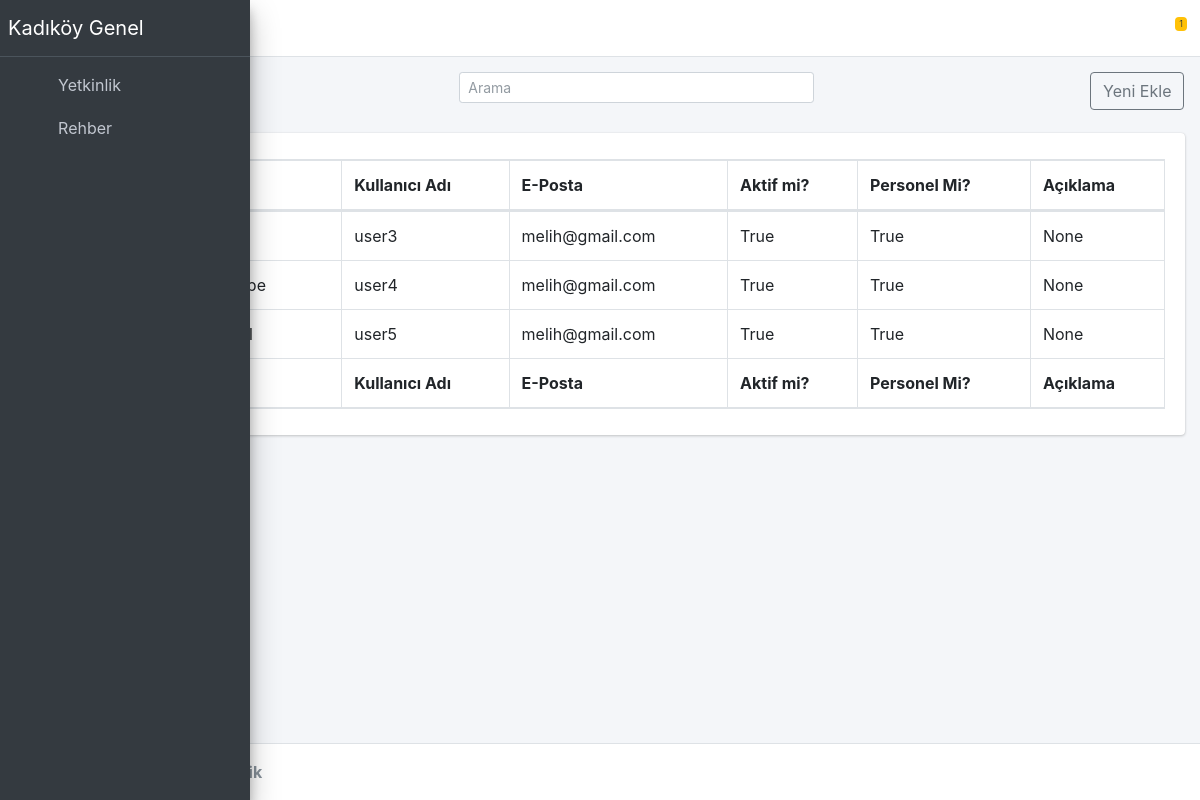
Page /authentication/list/AuthenticationUser (signed in) on the committed database.
### authentication/models.py (models this page shows, shortened)
class AuthenticationUserModel(models.Model):
    company_id = models.ForeignKey(verbose_name='Firma', null=True, blank=True,on_delete=(models.SET_NULL), to=CompanyModel,default="",related_name="user_info")
    branch_id = models.ForeignKey(verbose_name='Şube', null=True, blank=True,on_delete=(models.SET_NULL), to=BranchModel,default="",related_name="user_info")
    user_id = models.OneToOneField(verbose_name='Kullanıcı', unique=True, default='', blank=True, on_delete=(models.CASCADE), to=User,related_name="user_info")
    profile_pic = models.CharField(verbose_name='Profil Fotoğrafı', null=True, blank=True, max_length=200)
    desc = models.CharField(verbose_name='Açıklama', null=True, blank=True, max_length=500)
    objects = CustomManager()
    class Meta:
        db_table = 'authentication_authenticationuser'
        ordering = ['user_id']
        verbose_name = 'Kullanıcı'

### authentication/views.py (the view)
# urls.py: path('list/AuthenticationUser',views.ListAuthenticationUser.as_view(),name="List_AuthenticationUser"),
class ListAuthenticationUser(CustomListView):
	template_name = "authentication/list/AuthenticationUser.html"
	model = AuthenticationUserModel
	title = "Kullanıcı Listesi"

### functions/db/manager.py (called while the page is built)
    def branch_all(self,*args,**kwargs):
        if "branch_id" in kwargs:
            return self.filter(branch_id=kwargs.get("branch_id"))
        else:
            return self.filter(branch_id=None)

### functions/template/custom_view.py (called while the page is built)
	def get_queryset(self):
		if self.get_user_type():
			return self.model.objects.company_all(company_id=self.request.user.user_info.branch_id.company_id)
		else:
			if hasattr(self.model,"branch_id"):
				return self.model.objects.branch_all(branch_id=self.request.user.user_info.branch_id)
			else:
				return self.model.objects.company_all(company_id=self.request.user.user_info.branch_id.company_id)

	def get_user_type(self):
		if self.request.user.user_info.branch_id.code=="00":
			return True
		else:
			return False

### templates/authentication/list/AuthenticationUser.html (shortened to what this page needs)
{% extends 'base.html' %}
{% load static %}
{% block page_content %}
	<section class="content-header">
		<div class="container-fluid">
			<div class="row mb-2">
				<div class="col-xl-4">
				</div>
				<div class="col-xl-4">
					<div class="input-group input-group-sm" style="width: %100;">
						<input type="text" name="search_text" class="form-control float-right" placeholder="Arama" id="search_text">
					</div>
				</div>
				<div class="col-xl-4">
					<ol class="breadcrumb float-sm-right">
						<li class="breadcrumb-item"><a href="{% url "authentication:Create_AuthenticationUser" %}" class="btn btn-outline-secondary">Yeni Ekle</a></li>
					</ol>
				</div>
			</div>
		</div>
	</section>
	<section class="content">
		<div class="container-fluid">
		  <div class="row">
			<div class="col-12">
			  <div class="card">
				<div class="card-body">
				  <table id="id_data_table" class="table table-bordered table-hover" data-page-length='50'>
					<thead>
						<tr>
							<th>Tam Adı</th>
							<th>Kullanıcı Adı</th>
							<th>E-Posta</th>
							<th>Aktif mi?</th>
							<th>Personel Mi?</th>
							<th>Açıklama</th>
						</tr>
					</thead>
					<tbody>
						{% for object in object_list %}
							<tr class="row-link" href="#">
								<td style="max-width: 50ch">
								</td>
								<td style="max-width: 50ch">
									{{ object.user_id.username }}
								</td>
								<td style="max-width: 50ch">
									{{ object.user_id.email }}
								</td>
								<td style="max-width: 50ch">
									{{ object.user_id.is_active }}
								</td>
								<td style="max-width: 50ch">
									{{ object.user_id.is_staff }}
								</td>
								<td style="max-width: 50ch">
									{{ object.desc }}
								</td>
							</tr>
						{% endfor %}
					</tbody>
					<tfoot>
						<tr>
							<th>Tam Adı</th>
							<th>Kullanıcı Adı</th>
							<th>E-Posta</th>
							<th>Aktif mi?</th>
							<th>Personel Mi?</th>
							<th>Açıklama</th>
						</tr>
					</tfoot>
				  </table>
				</div>
			  </div>
			</div>
		  </div>
		</div>
	  </section>
{% endblock  %}
{% block more_stylesheet %}
  <link rel="stylesheet" href="{% static '/lte_source/plugins/datatables-bs4/css/dataTables.bootstrap4.min.css' %}">
  <link rel="stylesheet" href="{% static '/lte_source/plugins/datatables-responsive/css/responsive.bootstrap4.min.css' %}">
  <link rel="stylesheet" href="{% static '/lte_source/plugins/datatables-buttons/css/buttons.bootstrap4.min.css' %}">
  {% endblock  %}

### templates/base.html (shortened to what this page needs)
{% load static %}
<!DOCTYPE html>
<html lang="en">
<head>
    <link rel="stylesheet" href="{% static '/lte_source/plugins/fontawesome-free/css/all.min.css' %}">
    {% block more_stylesheet %}
    {% endblock %}
    <link rel="stylesheet" href="{% static '/lte_source/dist/css/adminlte.min.css' %}">
      <link rel="stylesheet" href="{% static '/css/main.css' %}">
</head>
<body class="hold-transition sidebar-mini sidebar-collapse" onload="PageLoad()">
<div class="wrapper">
  <nav class="main-header navbar navbar-expand navbar-white navbar-light">
    <ul class="navbar-nav" id="id_nabar_left">
      <li class="nav-item">
        <a class="nav-link" data-widget="pushmenu" href="#" role="button"></a>
      </li>
    </ul>
    <ul class="navbar-nav ml-auto" id="id_nambar_right">
      <li class="nav-item dropdown">
        <a class="nav-link" data-toggle="dropdown" href="#">
          <i class="far fa-bell"></i>
          <span class="badge badge-warning navbar-badge" id="id_notification_count">1</span>
        </a>
      </li>
    </ul>
  </nav>
  <aside class="main-sidebar sidebar-dark-primary elevation-4">
      {% if request.user.is_authenticated  %}
      <div class="brand-link" style="display: flex;justify-content:space-between">
        <a href="{% url 'HomePage' %}" class="brand-link-item" style="color:#fff">
          <span class="brand-text font-weight-light"><b>{{ request.user.first_name }} {{ request.user.last_name }}</b></span>
        </a>
        <a href="{% url "authentication:LogoutPage" %}" class="brand-link-item"  style="color:#fff">
          <i class="fas fa-sign-out-alt"></i>
        </a>
        </div>
      {% else %}
        <a href="{% url "authentication:LoginPage" %}" class="brand-link">
          <i class="fas fa-sign-in-alt img-circle"></i>
          <span class="brand-text font-weight-light">Giriş Yap</span>
        </a>
      {% endif %}
    <section class="sidebar">
      <nav class="mt-2" id="id_sidebar">
        <ul class="nav nav-pills nav-sidebar flex-column" data-widget="treeview" role="menu" data-accordion="true" id="id_sidebar_menu">
          <li class="nav-item">
            <a href="#" class="nav-link">
                <i class="nav-icon fas fa-layer-group"></i>
                <p>Yetkinlik
                    <i class="fas fa-angle-left right"></i>
                </p>
            </a>
          </li>
          <li class="nav-item">
            <a href="#" class="nav-link">
                <i class="nav-icon fas fa-layer-group"></i>
                <p>Rehber
                  <i class="fas fa-angle-left right"></i>
                </p>
            </a>
          </li>
        </ul>
    </nav>
    </section>
  </aside>
  <div class="content-wrapper">
    {% block page_content %}
    {% endblock %}
  </div>
  <footer class="main-footer">
    2020-2021 <strong>Talha Çelik</strong>
  </footer>
</div>
</body>
</html>

### rows in the picture
AuthenticationUserModel: user_id.username "user3", user_id.email "melih@gmail.com", user_id.is_active "True", user_id.is_staff "True", desc "None"
AuthenticationUserModel: user_id.username "user4", user_id.email "melih@gmail.com", user_id.is_active "True", user_id.is_staff "True", desc "None"
AuthenticationUserModel: user_id.username "user5", user_id.email "melih@gmail.com", user_id.is_active "True", user_id.is_staff "True", desc "None"

### other values in the picture
{{ request.user.first_name }} "Kadıköy"
{{ request.user.last_name }} "Genel"
